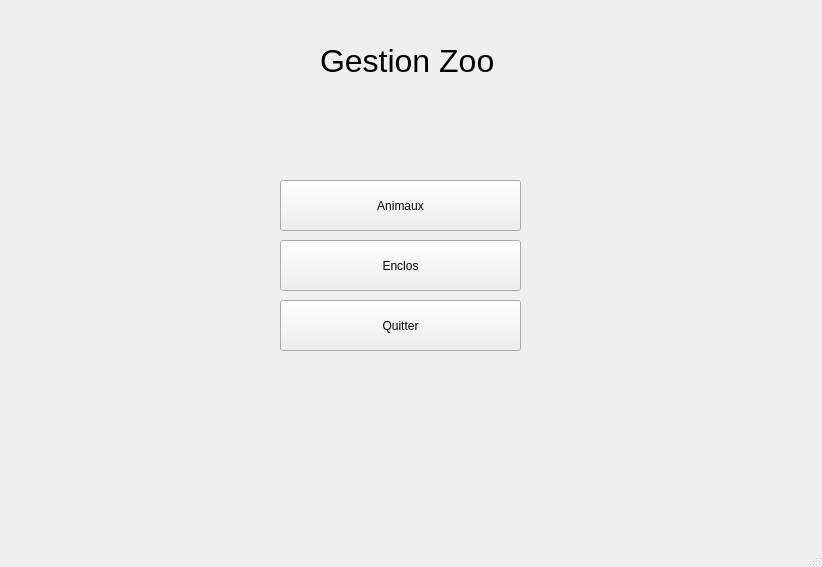
<?xml version="1.0" encoding="UTF-8"?>
<ui version="4.0">
 <class>MainWindow</class>
 <widget class="QMainWindow" name="MainWindow">
  <property name="geometry">
   <rect>
    <x>0</x>
    <y>0</y>
    <width>822</width>
    <height>567</height>
   </rect>
  </property>
  <property name="windowTitle">
   <string>MainWindow</string>
  </property>
  <widget class="QWidget" name="centralwidget">
   <widget class="QLabel" name="label_titre_zoo">
    <property name="geometry">
     <rect>
      <x>320</x>
      <y>20</y>
      <width>241</width>
      <height>81</height>
     </rect>
    </property>
    <property name="font">
     <font>
      <pointsize>24</pointsize>
     </font>
    </property>
    <property name="text">
     <string>Gestion Zoo</string>
    </property>
   </widget>
   <widget class="QPushButton" name="pushButton_animaux">
    <property name="geometry">
     <rect>
      <x>280</x>
      <y>180</y>
      <width>241</width>
      <height>51</height>
     </rect>
    </property>
    <property name="text">
     <string>Animaux</string>
    </property>
   </widget>
   <widget class="QPushButton" name="pushButton_enclos">
    <property name="geometry">
     <rect>
      <x>280</x>
      <y>240</y>
      <width>241</width>
      <height>51</height>
     </rect>
    </property>
    <property name="text">
     <string>Enclos</string>
    </property>
   </widget>
   <widget class="QPushButton" name="pushButton_quitter">
    <property name="geometry">
     <rect>
      <x>280</x>
      <y>300</y>
      <width>241</width>
      <height>51</height>
     </rect>
    </property>
    <property name="text">
     <string>Quitter</string>
    </property>
   </widget>
  </widget>
  <widget class="QMenuBar" name="menubar">
   <property name="geometry">
    <rect>
     <x>0</x>
     <y>0</y>
     <width>822</width>
     <height>21</height>
    </rect>
   </property>
  </widget>
  <widget class="QStatusBar" name="statusbar"/>
 </widget>
 <resources/>
 <connections/>
</ui>
